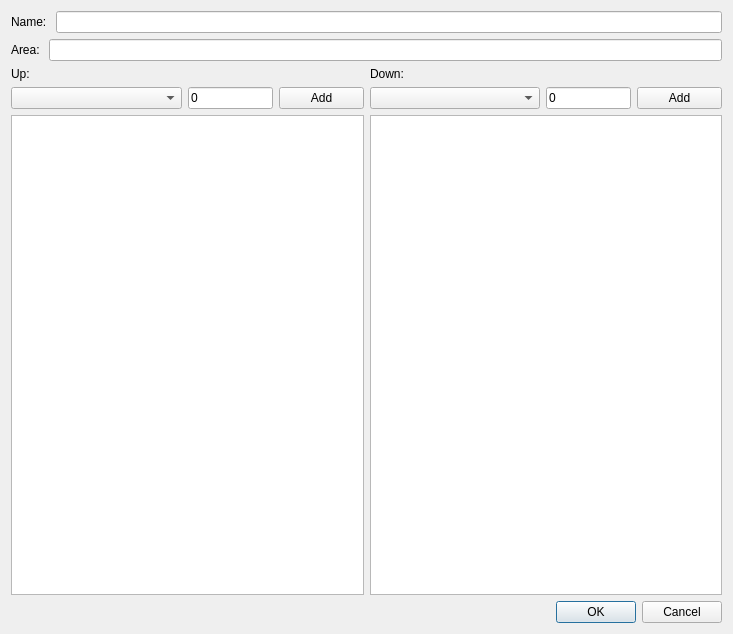
<?xml version="1.0" encoding="UTF-8"?>
<ui version="4.0">
 <class>AddJunctionDialog</class>
 <widget class="QDialog" name="AddJunctionDialog">
  <property name="geometry">
   <rect>
    <x>0</x>
    <y>0</y>
    <width>733</width>
    <height>634</height>
   </rect>
  </property>
  <property name="windowTitle">
   <string>Dialog</string>
  </property>
  <layout class="QGridLayout" name="gridLayout">
   <item row="0" column="0">
    <layout class="QVBoxLayout" name="verticalLayout_3">
     <item>
      <layout class="QHBoxLayout" name="horizontalLayout_3">
       <item>
        <widget class="QLabel" name="label_name">
         <property name="text">
          <string>Name: </string>
         </property>
        </widget>
       </item>
       <item>
        <widget class="QLineEdit" name="lineEdit_name"/>
       </item>
      </layout>
     </item>
     <item>
      <layout class="QHBoxLayout" name="horizontalLayout_4">
       <item>
        <widget class="QLabel" name="label_area">
         <property name="text">
          <string>Area: </string>
         </property>
        </widget>
       </item>
       <item>
        <widget class="QLineEdit" name="lineEdit_area"/>
       </item>
      </layout>
     </item>
     <item>
      <layout class="QHBoxLayout" name="horizontalLayout_5">
       <item>
        <layout class="QVBoxLayout" name="verticalLayout">
         <item>
          <widget class="QLabel" name="label_head_up">
           <property name="text">
            <string>Up: </string>
           </property>
          </widget>
         </item>
         <item>
          <layout class="QHBoxLayout" name="horizontalLayout_2" stretch="2,1,1">
           <item>
            <widget class="QComboBox" name="comboBox_up_roads"/>
           </item>
           <item>
            <widget class="QLineEdit" name="lineEdit_up_angle">
             <property name="text">
              <string>0</string>
             </property>
            </widget>
           </item>
           <item>
            <widget class="QPushButton" name="pushButton_up">
             <property name="text">
              <string>Add</string>
             </property>
            </widget>
           </item>
          </layout>
         </item>
         <item>
          <widget class="QListView" name="listView_up"/>
         </item>
        </layout>
       </item>
       <item>
        <layout class="QVBoxLayout" name="verticalLayout_2">
         <item>
          <widget class="QLabel" name="label_head_down">
           <property name="text">
            <string>Down: </string>
           </property>
          </widget>
         </item>
         <item>
          <layout class="QHBoxLayout" name="horizontalLayout" stretch="2,1,1">
           <item>
            <widget class="QComboBox" name="comboBox_down_roads"/>
           </item>
           <item>
            <widget class="QLineEdit" name="lineEdit_down_angle">
             <property name="text">
              <string>0</string>
             </property>
            </widget>
           </item>
           <item>
            <widget class="QPushButton" name="pushButton_down">
             <property name="text">
              <string>Add</string>
             </property>
            </widget>
           </item>
          </layout>
         </item>
         <item>
          <widget class="QListView" name="listView_down"/>
         </item>
        </layout>
       </item>
      </layout>
     </item>
     <item>
      <widget class="QDialogButtonBox" name="buttonBox">
       <property name="orientation">
        <enum>Qt::Horizontal</enum>
       </property>
       <property name="standardButtons">
        <set>QDialogButtonBox::Cancel|QDialogButtonBox::Ok</set>
       </property>
      </widget>
     </item>
    </layout>
   </item>
  </layout>
 </widget>
 <resources/>
 <connections>
  <connection>
   <sender>buttonBox</sender>
   <signal>accepted()</signal>
   <receiver>AddJunctionDialog</receiver>
   <slot>accept()</slot>
   <hints>
    <hint type="sourcelabel">
     <x>248</x>
     <y>254</y>
    </hint>
    <hint type="destinationlabel">
     <x>157</x>
     <y>274</y>
    </hint>
   </hints>
  </connection>
  <connection>
   <sender>buttonBox</sender>
   <signal>rejected()</signal>
   <receiver>AddJunctionDialog</receiver>
   <slot>reject()</slot>
   <hints>
    <hint type="sourcelabel">
     <x>316</x>
     <y>260</y>
    </hint>
    <hint type="destinationlabel">
     <x>286</x>
     <y>274</y>
    </hint>
   </hints>
  </connection>
 </connections>
</ui>
